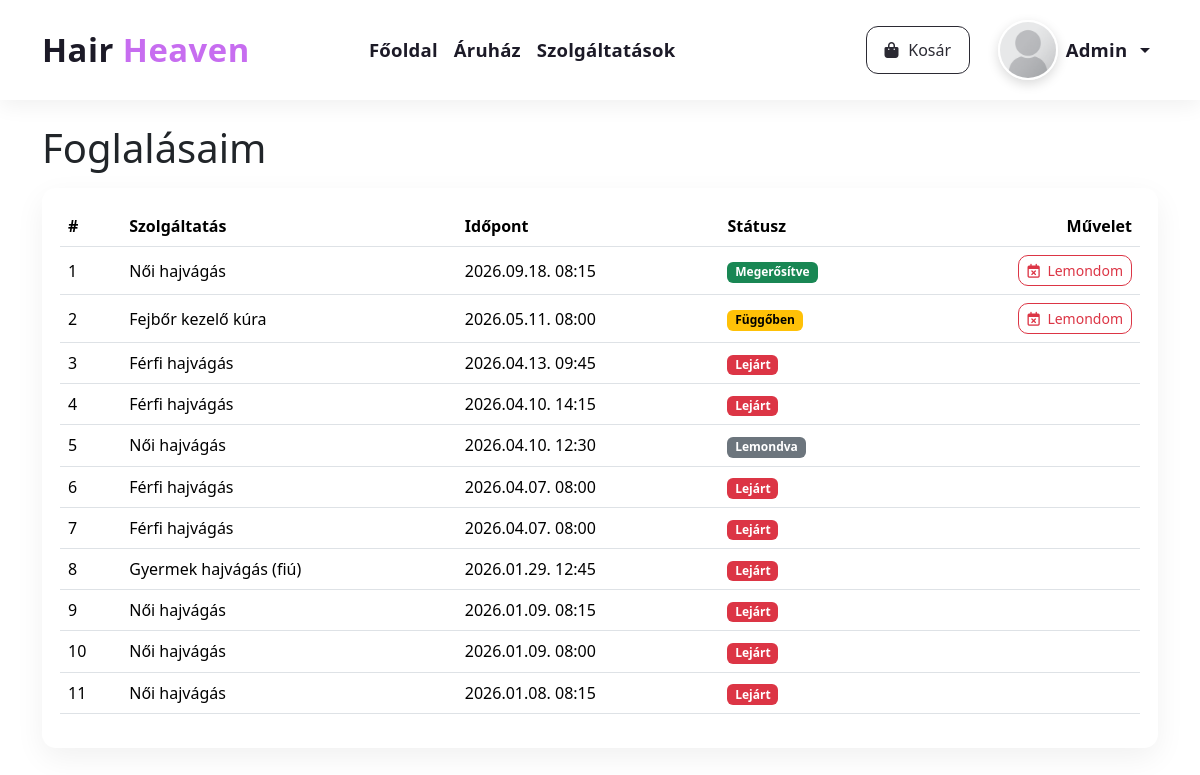
The app's page /my-bookings.php (signed in) with its own data.
### tables this page shows
CREATE TABLE `bookings` (
  `id` int(11) NOT NULL,
  `user_id` int(11) NOT NULL,
  `service_id` int(11) NOT NULL,
  `appointment_datetime` datetime NOT NULL,
  `status` enum('pending','confirmed','cancelled','expired') NOT NULL DEFAULT 'pending',
  `note` varchar(255) DEFAULT NULL,
  `created_at` datetime NOT NULL DEFAULT current_timestamp()
);

CREATE TABLE `services` (
  `id` int(11) NOT NULL,
  `name` varchar(120) NOT NULL,
  `duration_minutes` int(11) NOT NULL,
  `price` decimal(10,2) NOT NULL,
  `description` text DEFAULT NULL,
  `is_active` tinyint(1) NOT NULL DEFAULT 1
);

### my-bookings.php (the view, shortened to what this page needs)
<?php
$mysqli   = db();
$userId = (int)$_SESSION['user_id'];
function e($s){ return htmlspecialchars((string)$s, ENT_QUOTES, 'UTF-8'); }
$rows = [];
if ($mysqli) {
  $stmt = $mysqli->prepare("
    SELECT b.id, s.name AS service_name, b.appointment_datetime, b.status
    FROM bookings b
    JOIN services s ON s.id = b.service_id
    WHERE b.user_id = ?
    ORDER BY b.appointment_datetime DESC
  ");
  $stmt->bind_param('i', $userId);
  $stmt->execute();
  $res = $stmt->get_result();
  while ($r = $res->fetch_assoc()) $rows[] = $r;
}
?>
<!doctype html>
<html lang="hu">
<head>
  <link href="https://cdn.jsdelivr.net/npm/bootstrap@5.3.2/dist/css/bootstrap.min.css" rel="stylesheet">
  <link rel="stylesheet" href="https://cdnjs.cloudflare.com/ajax/libs/font-awesome/6.5.0/css/all.min.css"/>
  <link rel="stylesheet" href="/assets/hairheaven.css">
</head>
<body>
<?php $activePage=''; include __DIR__.'/navbar.php'; ?>
<div class="container my-4">
  <h1 class="page-title mb-3">Foglalásaim</h1>
  <div class="card-lite">
    <?php if (empty($rows)): ?>
      <div class="text-muted">Még nincs foglalásod.</div>
    <?php else: ?>
      <div class="table-responsive">
        <table class="table align-middle">
          <thead>
            <tr>
              <th>#</th>
              <th>Szolgáltatás</th>
              <th>Időpont</th>
              <th>Státusz</th>
              <th class="text-end">Művelet</th>
            </tr>
          </thead>
          <tbody id="tblBody">
          <?php foreach ($rows as $i => $r): ?>
            <?php
              $statusMap = [
                'pending'   => ['text' => 'Függőben',   'badge' => 'warning',   'extraClass' => ''],
                'confirmed' => ['text' => 'Megerősítve','badge' => 'success',   'extraClass' => ''],
                'cancelled' => ['text' => 'Lemondva',   'badge' => 'secondary', 'extraClass' => ''],
                'expired'   => ['text' => 'Lejárt',     'badge' => '',          'extraClass' => 'badge-expired'],
              ];
              $statusInfo = $statusMap[$r['status']] ?? ['text'=>'Ismeretlen', 'badge'=>'secondary', 'extraClass'=>''];
              $canCancel = in_array($r['status'], ['pending', 'confirmed'], true);
            ?>
            <tr data-id="<?= (int)$r['id'] ?>">
              <td><?= $i + 1 ?></td>
              <td><?= e($r['service_name']) ?></td>
              <td><?= date('Y.m.d. H:i', strtotime($r['appointment_datetime'])) ?></td>
              <td>
                <span class="badge <?= e($statusInfo['extraClass']) ?> <?= $statusInfo['badge'] ? 'text-bg-'.e($statusInfo['badge']) : '' ?>">
                  <?= e($statusInfo['text']) ?>
                </span>
              </td>
              <td class="text-end">
                <?php if ($canCancel): ?>
                  <form class="cancel-form d-inline">
                    <button type="submit" class="btn btn-sm btn-outline-danger">
                      <i class="fa-regular fa-calendar-xmark me-1"></i> Lemondom
                    </button>
                  </form>
                <?php endif; ?>
              </td>
            </tr>
          <?php endforeach; ?>
          </tbody>
        </table>
      </div>
    <?php endif; ?>
  </div>
</div>
</body>
</html>

### assets/hairheaven.css (style rules this page uses)
:root { --hh-primary:#c76df0; --hh-primary-weak: rgba(199,109,240,.08); --hh-primary-glow: rgba(199,109,240,.22); --hh-dark:#1c1a27; --hh-muted:#6c6a75; --hh-nav-height: 60px; --hh-nav-font: 1.10rem; --hh-nav-brand: 1.95rem; --hh-nav-btn-py: .70rem; --hh-nav-btn-px: 1.10rem; --hh-avatar: 56px; }
@media (min-width: 992px) { :root { --hh-nav-height: 76px; --hh-nav-font: 1.16rem; --hh-nav-brand: 2.05rem; --hh-avatar: 60px; } }
.btn { border-radius:10px; transition:color .15s ease, background-color .15s ease, border-color .15s ease, box-shadow .15s ease, transform .05s ease; }
.btn i { margin-right:.35rem; }

### my-bookings.php (style rules this page uses)
.card-lite { background:#fff; border-radius:14px; padding:18px; box-shadow:0 10px 30px rgba(0,0,0,.06); }
.badge-expired { background:#dc3545 !important; color:#fff !important; }

### records on screen
bookings: service.name "Női hajvágás", appointment_datetime "2026.09.18. 08:15", status "Megerősítve"
bookings: service.name "Fejbőr kezelő kúra", appointment_datetime "2026.05.11. 08:00", status "Függőben"
bookings: service.name "Férfi hajvágás", appointment_datetime "2026.04.13. 09:45", status "Lejárt"
bookings: service.name "Férfi hajvágás", appointment_datetime "2026.04.10. 14:15", status "Lejárt"
bookings: service.name "Női hajvágás", appointment_datetime "2026.04.10. 12:30", status "Lemondva"
bookings: service.name "Férfi hajvágás", appointment_datetime "2026.04.07. 08:00", status "Lejárt"
bookings: service.name "Férfi hajvágás", appointment_datetime "2026.04.07. 08:00", status "Lejárt"
bookings: service.name "Gyermek hajvágás (fiú)", appointment_datetime "2026.01.29. 12:45", status "Lejárt"
bookings: service.name "Női hajvágás", appointment_datetime "2026.01.09. 08:15", status "Lejárt"
bookings: service.name "Női hajvágás", appointment_datetime "2026.01.09. 08:00", status "Lejárt"
bookings: service.name "Női hajvágás", appointment_datetime "2026.01.08. 08:15", status "Lejárt"

### other values on screen
$username ?: 'Profil' "Admin"
